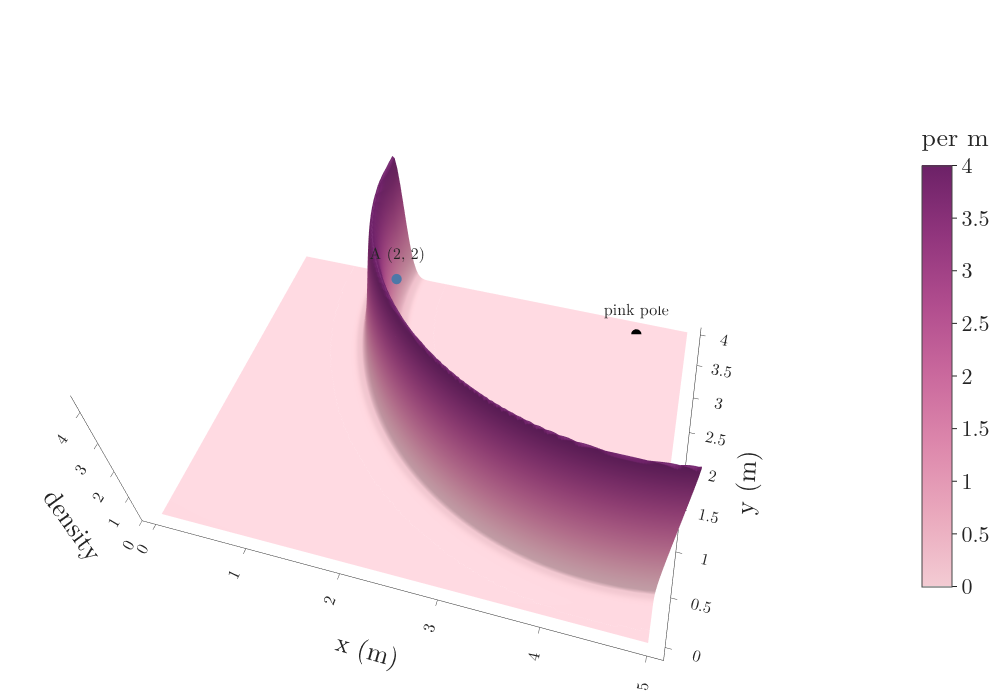

The script that drew this image:
"""The range part of the pink pole's reading (3.10 m, spread 0.1 m) over every robot position (x, y), drawn as a
surface: a ring-shaped ridge of radius 3.10 m around the pole at (4.4, 3.8), clipped to the room.
Run -> ring_surface.png"""
from pathlib import Path

import numpy as np
import plotly.graph_objects as go
from gifkit import FONT
from lmmodel import LM, POSE_A, range_density_xy

here = Path(__file__).parent
xs, ys = np.linspace(0, 5, 201), np.linspace(0, 4, 161)
X, Y = np.meshgrid(xs, ys)
Z = range_density_xy(X, Y, "pink")
fig = go.Figure(go.Surface(x=xs, y=ys, z=Z, colorscale="Magenta", cmin=0, cmax=4, colorbar=dict(title="per m", len=0.7)))
fig.add_trace(go.Scatter3d(x=[LM["pink"][0]], y=[LM["pink"][1]], z=[0], mode="markers+text", text=["pink pole"],
                           marker=dict(size=6, color="black"), textposition="top center", textfont=dict(size=16)))
fig.add_trace(go.Scatter3d(x=[POSE_A[0]], y=[POSE_A[1]], z=[4.3], mode="markers+text", text=["A (2, 2)"],
                           marker=dict(size=6, color="#4C78A8"), textposition="top center", textfont=dict(size=16)))
fig.update_layout(template="simple_white", width=1000, height=700, font=FONT, showlegend=False, margin=dict(l=0, r=0, t=10, b=0),
                  scene=dict(xaxis=dict(title="x (m)", tickfont=dict(size=14)), yaxis=dict(title="y (m)", tickfont=dict(size=14)),
                             zaxis=dict(title="density", range=[0, 4.5], tickfont=dict(size=14)),
                             aspectratio=dict(x=1.25, y=1, z=0.5), camera=dict(eye=dict(x=0.35, y=-1.25, z=1.55))))
fig.write_image(here / "ring_surface.png")
